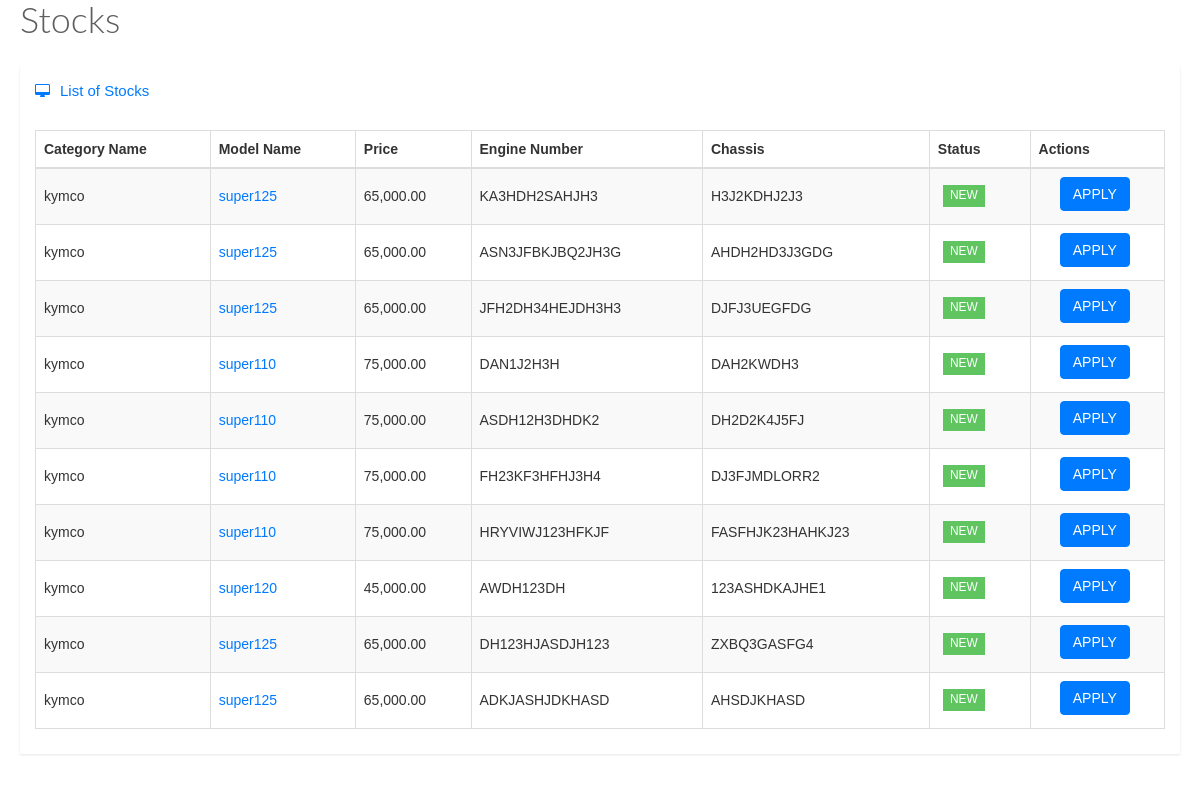
Page /applyunit.php on the committed database.
### tables this page shows
CREATE TABLE `stocks` (
  `model_id` int(11) NOT NULL,
  `category_name` varchar(30) NOT NULL,
  `model_name` varchar(30) NOT NULL,
  `price` decimal(10,2) NOT NULL,
  `downpayment` decimal(10,2) NOT NULL,
  `color` varchar(100) NOT NULL,
  `engine_number` varchar(30) NOT NULL,
  `chassis` varchar(30) NOT NULL,
  `status` varchar(100) NOT NULL,
  `branch` varchar(100) NOT NULL
);

### applyunit.php (the view, shortened to what this page needs)
<link href="stylesheets/bootstrap.min.css" media="all" rel="stylesheet" type="text/css" />
    <link href="stylesheets/font-awesome.min.css" media="all" rel="stylesheet" type="text/css" />
    <link href="stylesheets/datatables.css" media="all" rel="stylesheet" type="text/css" />
    <link href="stylesheets/style.css" media="all" rel="stylesheet" type="text/css" />
    <div id="stocks11">
        <div class="page-title">
          <h1>
          </h1>
        </div>
        <div class="row animated fadeInDown">
          <div class="col-lg-12">
            <div class="widget-container fluid-height clearfix">
              <div class="heading">
                <i class="fa fa-desktop"></i>List of Stocks
              </div>
              <div class="widget-content padded clearfix">
                <table class="table table-bordered table-striped" id="dataTable1">
                  <thead>
                    <th>
                      Category Name
                    </th>
                    <th class="hidden-xs">
                      Model Name
                    </th>
                    <th class="hidden-xs">
                      Price
                    </th>
                    <th class="hidden-xs">
                      Engine Number
                    </th>
                    <th class="hidden-xs">
                      Chassis
                    </th>
                    <th class="hidden-xs">
                      Status
                    </th>
                    <th class="hidden-xs">
                      Actions
                    </th>
                  </thead>
                  <tbody>
                     <?php
                        include 'db/connection.php';
                        $accounts = $dbConn->query("SELECT * FROM stocks where status != 'sold' || price = '0.00' ");
                        while ($getaccounts = $accounts->fetch(PDO::FETCH_ASSOC))
                        {
                        ?>
                          <tr>
                                   <td><?php echo $getaccounts['category_name'];?></td>
                                  <td><a href="#<?php echo $getaccounts['model_id'];?>" class="fancybox"><?php echo $getaccounts['model_name'];?></a>  </td>
                                  <td><?php echo number_format($getaccounts['price'],2);?></td>
                                    <td style="text-transform:uppercase;"><?php echo $getaccounts['engine_number'];?></td>
                                    <td style="text-transform:uppercase;"><?php echo $getaccounts['chassis'];?></td>
                                    <td><?php if ($getaccounts['status'] == 'sold' )
                                    {
                                      echo '<span class="label label-danger">SOLD</span>';
                                    }
                                    else if ($getaccounts['status'] == 'repo' )
                                    {
                                     echo '<span class="label label-warning">REPO</span>';
                                    }
                                    else
                                    {
                                      echo '<span class="label label-success">NEW</span>';
                                    }
                                    ?></td>
                                    <td style="text-transform:uppercase;"><center><?php
                                    if ($getaccounts['price'] == '0.00')
                                    {
                                      echo '<span class="fa fa-ban"></span>';
                                    }
                                    else{
                                      echo '<button class="btn btn-primary" id="apply_unit" href="javascript:void(0);" data-apply="'.$getaccounts['model_id'].'">APPLY</button>';
                                    }
                                    ?></center></td>
                          </tr>
                        <?php
                        }
                        ?>
                  </tbody>
                </table>
              </div>
            </div>
          </div>
        </div>
        </div></div>

### rows in the picture
stocks: category_name "kymco", model_name "super125", price "65,000.00", engine_number "KA3HDH2SAHJH3", chassis "H3J2KDHJ2J3", status "NEW"
stocks: category_name "kymco", model_name "super125", price "65,000.00", engine_number "ASN3JFBKJBQ2JH3G", chassis "AHDH2HD3J3GDG", status "NEW"
stocks: category_name "kymco", model_name "super125", price "65,000.00", engine_number "JFH2DH34HEJDH3H3", chassis "DJFJ3UEGFDG", status "NEW"
stocks: category_name "kymco", model_name "super110", price "75,000.00", engine_number "DAN1J2H3H", chassis "DAH2KWDH3", status "NEW"
stocks: category_name "kymco", model_name "super110", price "75,000.00", engine_number "ASDH12H3DHDK2", chassis "DH2D2K4J5FJ", status "NEW"
stocks: category_name "kymco", model_name "super110", price "75,000.00", engine_number "FH23KF3HFHJ3H4", chassis "DJ3FJMDLORR2", status "NEW"
stocks: category_name "kymco", model_name "super110", price "75,000.00", engine_number "HRYVIWJ123HFKJF", chassis "FASFHJK23HAHKJ23", status "NEW"
stocks: category_name "kymco", model_name "super120", price "45,000.00", engine_number "AWDH123DH", chassis "123ASHDKAJHE1", status "NEW"
stocks: category_name "kymco", model_name "super125", price "65,000.00", engine_number "DH123HJASDJH123", chassis "ZXBQ3GASFG4", status "NEW"
stocks: category_name "kymco", model_name "super125", price "65,000.00", engine_number "ADKJASHJDKHASD", chassis "AHSDJKHASD", status "NEW"
